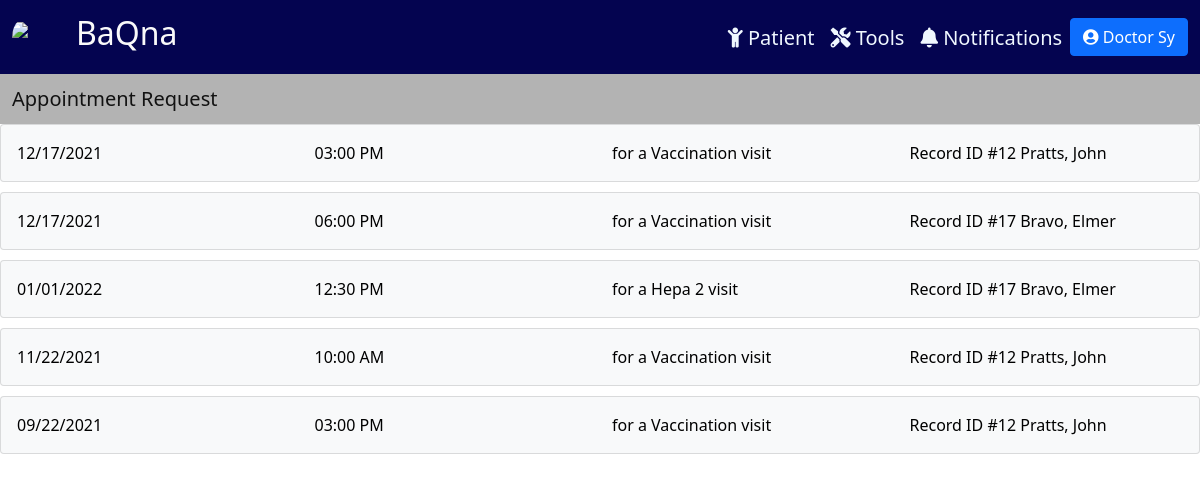
The page /notifs/ (signed in) on the database its author committed.
### tracker/models.py (models this page shows, shortened)
class Physician(models.Model):
    CAN_REG = (
        ('Yes', 'Yes'),
        ('No', 'No'),
    )
    user = models.OneToOneField(User, null=True, on_delete=models.CASCADE)
    prefix = models.CharField(max_length=100, null=True, blank=True)
    last_name = models.CharField(max_length=100, null=True)
    first_name = models.CharField(max_length=100, null=True)
    title = models.CharField(max_length=100, null=True, blank=True)
    date_start = models.DateField(null=True, blank=True)
    date_end = models.DateField(null=True, blank=True)
    cell_no = PhoneNumberField(null=True, blank=True)
    doc_type = models.CharField(max_length=100, null=True)
    can_reg = models.CharField(max_length=100, null=True, blank=True, choices=CAN_REG)
    def __str__(self):
        return self.doc_type + " " + self.last_name

class Appointment(models.Model):
    STATUS = (
        ('Blank','Blank'),
        ('Confirmed', 'Confirmed'),
        ('Cancelled', 'Cancelled'),
        ('Rescheduled', 'Rescheduled'),
        ('Requested', 'Requested'),
    )
    patient = models.ForeignKey(Patient, null=True, blank=True, on_delete=models.CASCADE)
    status = models.CharField(max_length=100, choices=STATUS, null=True)
    date = models.DateField(null=True)
    time = models.TimeField(null=True)
    doctor = models.ForeignKey(Physician, on_delete=models.CASCADE)
    visit = models.CharField(max_length=100, null=True)
    location = models.CharField(max_length=100, null=True)
    date_created = models.DateTimeField(null=True, auto_now_add=True)

class Patient(models.Model):
    SEX = (
        ('M', 'Male'),
        ('F', 'Female'),
    )
    last_name = models.CharField(max_length=100, null=True)
    first_name = models.CharField(max_length=100, null=True)
    middle_name = models.CharField(max_length=100, null=True, blank=True)
    suffix = models.CharField(max_length=2, null=True, blank=True)
    nick_name = models.CharField(max_length=100, null=True, blank=True)
    sex = models.CharField(max_length=1, null=True, choices=SEX)
    birthdate = models.DateField(null=True)
    age = models.CharField(max_length=100, null=True, blank=True)
    attending_doctor = models.ForeignKey(Physician, related_name="docpatient", on_delete=models.CASCADE, null=True)
    cert_date = models.DateField(null=True, blank=True)
    cell_no = PhoneNumberField(null=True, blank=True, validators=[MaxLengthValidator(13)])
    landline = models.CharField(max_length=100, null=True, blank=True)
    email = models.EmailField(max_length=254, null=True, blank=True)
    house_no = models.CharField(max_length=100, null=True, blank=True)
    barangay = models.CharField(max_length=100, null=True, blank=True)
    city = models.CharField(max_length=100, null=True, blank=True)
    region = models.CharField(max_length=100, null=True, blank=True)
    zip = models.IntegerField(null=True, blank=True)
    mfname = models.CharField(max_length=100, null=True, blank=True)
    mlname = models.CharField(max_length=100, null=True, blank=True)
    mcontact = PhoneNumberField(null=True, blank=True)
    memail = models.EmailField(max_length=254, null=True, blank=True)
    ffname = models.CharField(max_length=100, null=True, blank=True)
    flname = models.CharField(max_length=100, null=True, blank=True)
    fcontact = PhoneNumberField(null=True, blank=True)
    femail = models.EmailField(max_length=254, null=True, blank=True)
    c1full_name = models.CharField(max_length=100, null=True, blank=True)
    relation1 = models.CharField(max_length=100, null=True, blank=True)
    c1contact = PhoneNumberField(null=True, blank=True)
    c2full_name = models.CharField(max_length=100, null=True, blank=True)
    relation2 = models.CharField(max_length=100, null=True, blank=True)
    c2contact = PhoneNumberField(null=True, blank=True)
    def __str__(self):
        return "{}, {}".format(self.last_name, self.first_name)

### tracker/views.py (the view)
# urls.py: path('notifs/', views.notifsPage, name = 'notifs'),
@login_required(login_url='login')
def notifsPage(request):
    flag = True if request.user.groups.filter(name='Doctor') else False
    if flag:
        appointments = Appointment.objects.filter(doctor=request.user.physician.id, status='Confirmed').order_by('-id')
    else:
        appointments = Appointment.objects.all().order_by('-id')
    data = {
        'appointments': appointments,
    }
    return render(request,'tracker/notifs.html', data)

### tracker/templatetags/auth_extras.py (called while the page is built)
@register.filter(name='has_group')
def has_group(user, group_name):
    group = Group.objects.get(name=group_name)
    return True if group in user.groups.all() else False

### tracker/templates/tracker/notifs.html (shortened to what this page needs)
{% extends 'tracker/main.html' %}
{% block content %}
<nav class="navbar navbar-light" style="background-color: rgb(179, 179, 179);">
    <div class="container-fluid">
      <span class="navbar-brand mb-0 h1">Appointment Request</span>
    </div>
</nav>
{% if appointments %}
{% for appointment in appointments %}
<div class="card card-body bg-light text-black">
  <div class="row" id='appointment' onclick="window.location='{% url 'appointment' appointment.patient.id %}'">
    <div class="col">{{appointment.date}}</div>
    <div class="col">{{appointment.time}}</div>
    <div class="col">for a {{appointment.visit}} visit</div>
    <div class="col">Record ID #{{appointment.patient.id}} {{appointment.patient}}</div>
  </div>
</div>
{% endfor %}
{% else %}
<div class="card card-body">
  <div class="row">
    <div class="col">No confirmed appointments yet.</div>
  </div>
</div>
{% endif %}
{% endblock content %}

### tracker/templates/tracker/main.html (shortened to what this page needs)
{% load static %} {% load auth_extras %}
<!DOCTYPE html>
<html lang="en">
<head>
    <link href="https://cdn.jsdelivr.net/npm/bootstrap@5.1.3/dist/css/bootstrap.min.css" rel="stylesheet">
    <link rel="stylesheet" href="https://cdnjs.cloudflare.com/ajax/libs/font-awesome/5.15.3/css/all.min.css" />
    <link rel="stylesheet" href="https://cdnjs.cloudflare.com/ajax/libs/tempusdominus-bootstrap-4/5.1.2/css/tempusdominus-bootstrap-4.min.css" />
</head>
<body>
  <nav class="navbar navbar-expand-xl" style="background-color: rgb(4, 4, 80);color: white;">
    <div class="container-fluid">
      {% if request.user|has_group:'Patient User' %}
        <a href="{% url 'homePatient' %}" class="navbar-brand">
          <div class="logo-image">
            <img src="https://i.ibb.co/drT8m1M/logo.jpg" class="img-fluid">
          </div>
        </a>
        <a href="{% url 'homePatient' %}"><h2 style="float: left; color: #FAFAFA;">BaQna</h2></a>
      {% else %}
        <a href="{% url 'home' %}" class="navbar-brand">
          <div class="logo-image">
            <img src="https://i.ibb.co/drT8m1M/logo.jpg" class="img-fluid">
          </div>
        </a>
        <a href="{% url 'home' %}"><h2 style="float: left; color: #FAFAFA;">BaQna</h2></a>
      {% endif %}
      <div class="collapse navbar-collapse me-auto" id="navbarTogglerDemo02">
        <div style="margin-left: auto;margin-top: 10px;">
          <ul class="navbar-nav me-auto mb-2 mb-lg-0 navbar-custom">
            {% if request.user|has_group:"Doctor" or request.user|has_group:"Admin" %}
            <li class="nav-item" style="margin-left: 15rem;">
              <a class="nav-link" href="{% url 'home' %}"><h5><i class="fas fa-child"></i> Patient</h5></a>
            </li>
            <li class="nav-item">
              <a class="nav-link" href="{% url 'report' %}"><h5><i class="fas fa-tools"></i> Tools</h5></a>
            </li>
            <li class="nav-item">
              <a class="nav-link" href="{% url 'notifs' %}"><h5><i class="fas fa-bell"></i> Notifications</h5></a>
            </li>
            {% endif %}
            <li class="nav-item">
              <div class="dropdown">
                <button class="btn btn-primary" type="button" id="dropdownMenuButton1" data-bs-toggle="dropdown" aria-expanded="false">
                  <i class="fas fa-user-circle"></i>
                  {% if request.user|has_group:'Doctor' %}
                    {{request.user.physician}}
                  {% elif request.user|has_group:'Patient User' %}
                    {{request.user.patientuser}}
                  {% else %}
                    {{request.user}}
                  {% endif %}
                </button>
              </div>
            </li>
          </ul>
        </div>
      </div>
    </div>
  </nav>
  {% block content %}
  {% endblock %}
</body>
</html>

### tracker/templates/tracker/main.html (style rules this page uses)
body { color:rgb(4, 4, 80); }
.navbar-custom a { color: aliceblue; }
.logo-image { width: 48px; height: 48px; border-radius: 50%; overflow: hidden; }

### tracker/templates/tracker/notifs.html (style rules this page uses)
.card { margin: 0; float: none; margin-bottom: 10px; }
.row { cursor: pointer; }

### rows shown on the page
Appointment: date "12/17/2021", time "03:00 PM", visit "Vaccination", patient.id "12", patient "Pratts, John"
Appointment: date "12/17/2021", time "06:00 PM", visit "Vaccination", patient.id "17", patient "Bravo, Elmer"
Appointment: date "01/01/2022", time "12:30 PM", visit "Hepa 2", patient.id "17", patient "Bravo, Elmer"
Appointment: date "11/22/2021", time "10:00 AM", visit "Vaccination", patient.id "12", patient "Pratts, John"
Appointment: date "09/22/2021", time "03:00 PM", visit "Vaccination", patient.id "12", patient "Pratts, John"

### other values the page prints
{{ request.user.physician }} "Doctor Sy"
